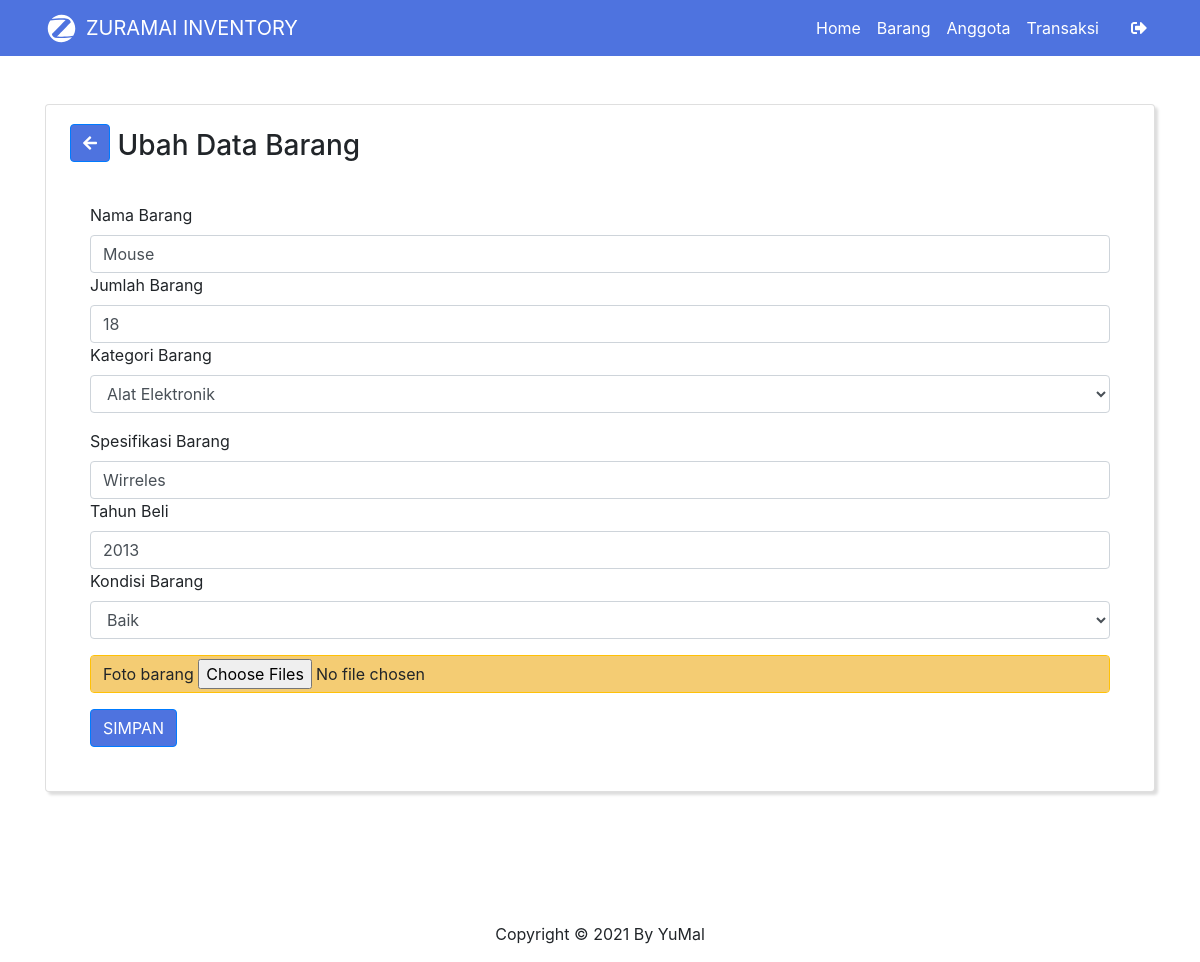
Screenshot of /views/admin/ubahbarang.php?id=4 (signed in) with the database file from the repository.
### tables this page shows
CREATE TABLE `tbl_barang` (
  `id_barang` int(8) NOT NULL,
  `nama_barang` varchar(250) NOT NULL,
  `foto_barang` varchar(200) NOT NULL,
  `jumlah_barang` int(8) NOT NULL,
  `kategori` varchar(150) NOT NULL,
  `spek` varchar(300) NOT NULL,
  `tahun_beli` varchar(5) NOT NULL,
  `kondisi` varchar(20) NOT NULL
);

### views/admin/ubahbarang.php (the view, shortened to what this page needs)
<?php
include 'header.php';
?>
<?php
            $ambil = $koneksi->query("SELECT * FROM tbl_barang WHERE id_barang='$_GET[id]'");
            $pecah = $ambil->fetch_assoc();
?>
    <div class="container mt-5" data-aos="zoom-in">
        <div class="card mx-auto p-4" style="box-shadow: 3px 3px 3px #ddd">
            <div class="card-title">
                <h3><a href="barang.php" class="btn btn-primary mt-n2"><i class="fas fa-arrow-left"></i></a> Ubah Data Barang</h3>
            </div>
            <div class="card-body">
                <form method="post" enctype="multipart/form-data">
                    <div class="form-grup">
                        <label><span class="black-text">Nama Barang</span></label>
                        <input class="form-control" type="text" name="nama" required value="<?php echo $pecah['nama_barang']; ?>">
                    </div>
                    <div class="form-grup">
                        <label><span class="black-text">Jumlah Barang</span></label>
                        <input class="form-control" type="number" name="jumlah" required value="<?php echo $pecah['jumlah_barang']; ?>">
                    </div>
                    <div class="form-group">
                        <label>Kategori Barang</label>
                        <select name="kategori" id="" class="form-control">
                            <option value="<?php echo $pecah['kategori']; ?>" disable selected ><?php echo $pecah['kategori'] ?></option>
                        </select>
                    </div>
                    <div class="form-grup">
                        <label><span class="black-text">Spesifikasi Barang</span></label>
                        <input class="form-control" type="text" name="spek" required value="<?php echo $pecah['spek']; ?>">
                    </div>
                    <div class="form-grup">
                        <label><span class="black-text">Tahun Beli</span></label>
                        <input class="form-control" type="text" name="tahun" required value="<?php echo $pecah['tahun_beli']; ?>">
                    </div>
                    <div class="form-group">
                        <label><span class="black-text">Kondisi Barang</span></label>
                        <select name="kondisi" class="form-control">
                            <option value="<?php echo $pecah['kondisi']; ?>"><?php echo $pecah['kondisi'] ?></option>
                        </select>
                    </div>
                    <div class="form-group">
                        <div class="btn btn-warning form-control text-left">
                            <span>Foto barang</span>
                            <input class="mt-n2" type="file" name="foto" id="" multiple>
                        </div>
                    </div>
                    <input type="submit" name="simpan" value="SIMPAN" class="btn btn-primary">
                </form>
            </div>
        </div>
    </div>
<?php
include 'footer.php';
?>

### cssnative/views.css (style rules this page uses)
.btn-warning { background-color: #f4cc73 !important; }
.btn-primary { background-color: #4e73df !important; }

### rows the page displays
tbl_barang: nama "Mouse", jumlah "18", kategori "Alat Elektronik", spek "Wirreles", tahun "2013", kondisi "Baik"
